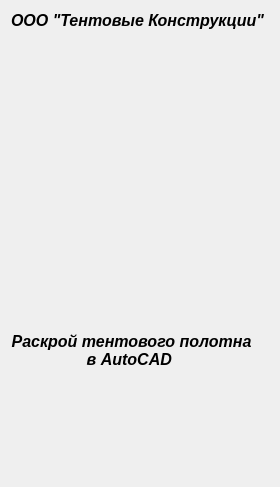
        <widget class="QWidget" name="widget" native="true">
         <property name="minimumSize">
          <size>
           <width>280</width>
           <height>487</height>
          </size>
         </property>
         <property name="maximumSize">
          <size>
           <width>290</width>
           <height>16777215</height>
          </size>
         </property>
         <layout class="QFormLayout" name="formLayout">
          <property name="labelAlignment">
           <set>Qt::AlignCenter</set>
          </property>
          <item row="1" column="0">
           <widget class="QLabel" name="label_5">
            <property name="minimumSize">
             <size>
              <width>251</width>
              <height>31</height>
             </size>
            </property>
            <property name="maximumSize">
             <size>
              <width>16777215</width>
              <height>31</height>
             </size>
            </property>
            <property name="font">
             <font>
              <family>MS Sans Serif</family>
              <pointsize>12</pointsize>
              <weight>75</weight>
              <italic>true</italic>
              <bold>true</bold>
             </font>
            </property>
            <property name="styleSheet">
             <string notr="true">font: 75 bold italic 12pt &quot;MS Sans Serif&quot;;</string>
            </property>
            <property name="text">
             <string>ООО &quot;Тентовые Конструкции&quot;</string>
            </property>
            <property name="alignment">
             <set>Qt::AlignHCenter|Qt::AlignTop</set>
            </property>
           </widget>
          </item>
          <item row="2" column="0">
           <widget class="QLabel" name="label_3">
            <property name="minimumSize">
             <size>
              <width>251</width>
              <height>261</height>
             </size>
            </property>
            <property name="maximumSize">
             <size>
              <width>251</width>
              <height>261</height>
             </size>
            </property>
            <property name="font">
             <font>
              <family>Times New Roman</family>
              <pointsize>18</pointsize>
              <weight>75</weight>
              <bold>true</bold>
             </font>
            </property>
            <property name="text">
             <string/>
            </property>
            <property name="pixmap">
             <pixmap resource="../../Prodaction-record-program/images/images_store.qrc">:/logo/logo/tentlogo1.png</pixmap>
            </property>
            <property name="scaledContents">
             <bool>true</bool>
            </property>
            <property name="alignment">
             <set>Qt::AlignCenter</set>
            </property>
           </widget>
          </item>
          <item row="3" column="0">
           <widget class="QLabel" name="label_4">
            <property name="minimumSize">
             <size>
              <width>241</width>
              <height>70</height>
             </size>
            </property>
            <property name="maximumSize">
             <size>
              <width>16777215</width>
              <height>70</height>
             </size>
            </property>
            <property name="font">
             <font>
              <family>MS Sans Serif</family>
              <pointsize>12</pointsize>
              <weight>75</weight>
              <italic>true</italic>
              <bold>true</bold>
             </font>
            </property>
            <property name="styleSheet">
             <string notr="true">font: 75 bold italic 12pt &quot;MS Sans Serif&quot;;</string>
            </property>
            <property name="text">
             <string>Раскрой тентового полотна в AutoCAD </string>
            </property>
            <property name="alignment">
             <set>Qt::AlignCenter</set>
            </property>
            <property name="wordWrap">
             <bool>true</bool>
            </property>
           </widget>
          </item>
         </layout>
        </widget>
